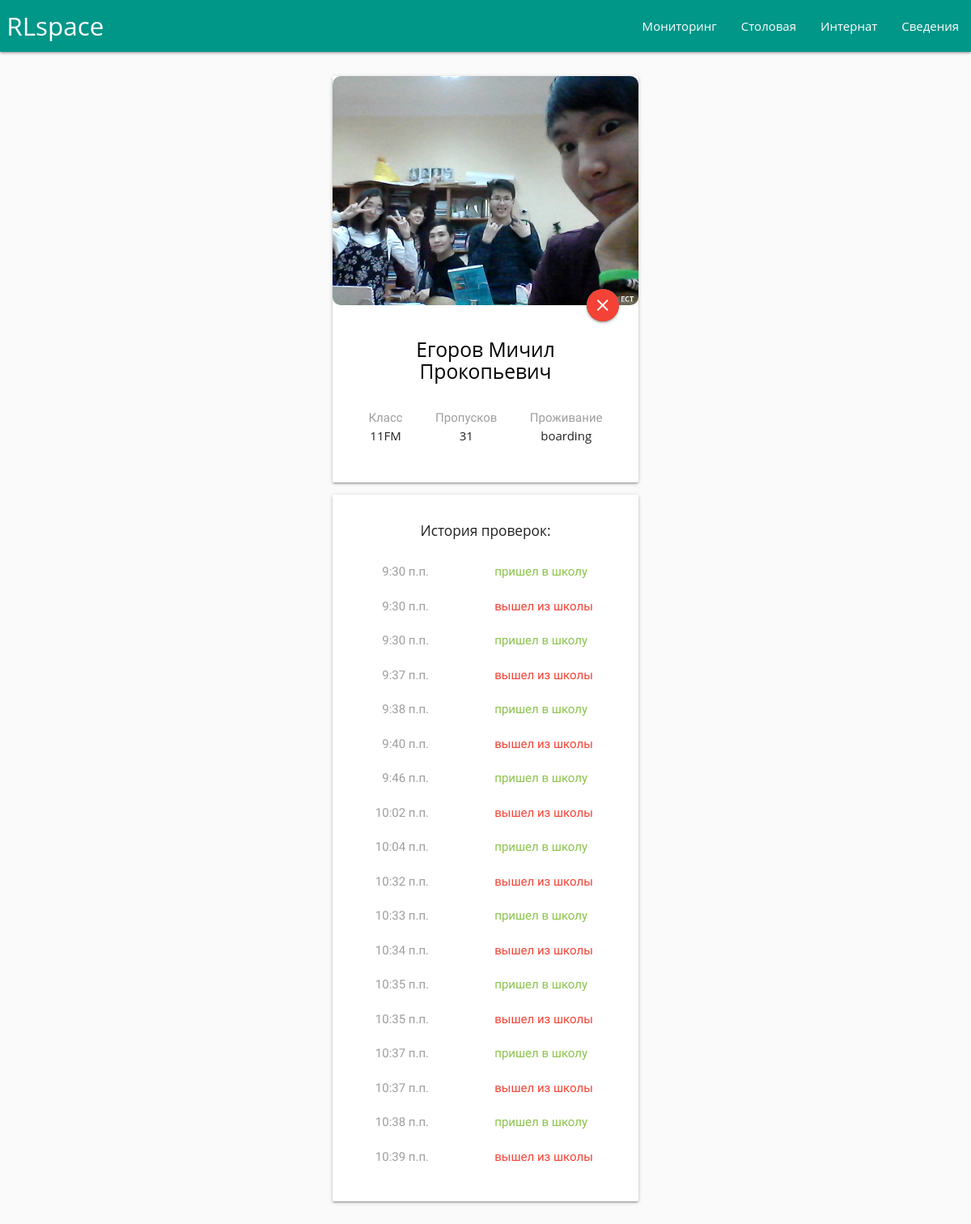
/profile/1/, run on an earlier commit of the app's database.
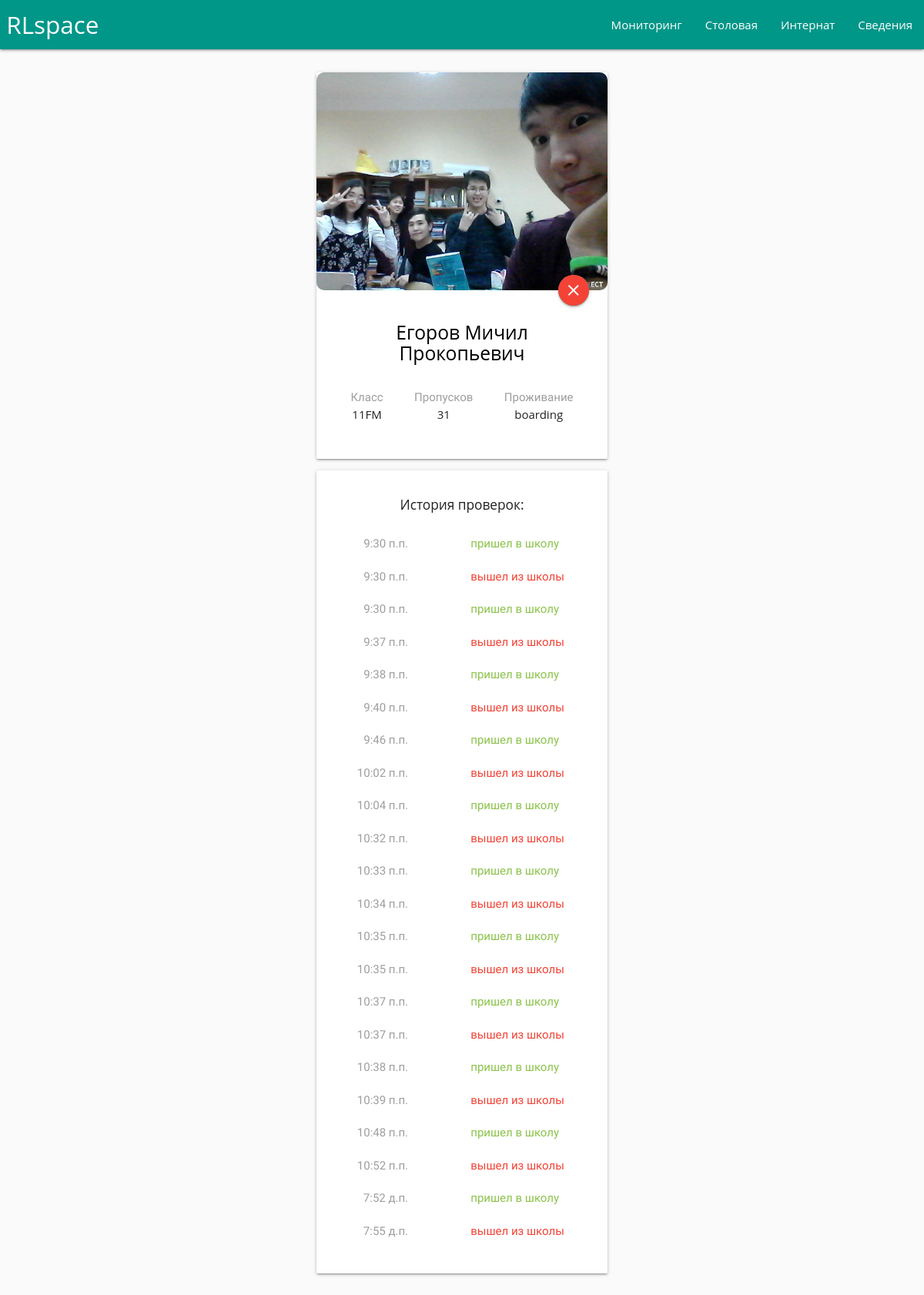
And on a later commit of the database.
### main/models.py (models this page shows, shortened)
class Pupil(models.Model):
    index       = models.CharField(max_length = 50)
    qrcode      = models.CharField(max_length = 50)
    name        = models.CharField(max_length = 50)
    grade       = models.CharField(max_length = 50, choices = GRADE)
    location    = models.CharField(max_length = 50, choices = LOCATION)
    eating      = models.BooleanField(default = False)
    inboard     = models.BooleanField(default = True)
    status      = models.CharField(max_length = 50, default = "absent", choices = STATUS)
    arrive_time	   = models.TimeField('time arrive', null = True, blank = True)
    photo     	   = models.ImageField(upload_to = "images/", default = "images/default.jpg")
    non_attendance = models.IntegerField(default = 0);

class Event(models.Model):
	profile = models.ForeignKey('Pupil', on_delete = models.CASCADE, null = True, blank =True)
	text    = models.CharField(max_length = 50)
	color   = models.CharField(max_length = 20, choices = COLOR, blank = True)
	time    = models.TimeField('event time')

### main/views.py (the view, shortened to what this page needs)
# urls.py: url(r'^profile/(?P<views_profile_id>[0-9]+)/$', views.profile,     name = 'profile'),
def profile(request, views_profile_id):
	context = {}
	context["is_admin"] = False
	if request.user.is_authenticated():
		context["is_admin"] = True
	profile = Pupil.objects.get(id = views_profile_id)
	events  = Event.objects.filter(profile = profile)
	context["events"]  = events
	context["profile"] = profile
	request = render(request, "main/profile.html", context)
	return request

### main/templates/main/profile.html (shortened to what this page needs)
{% include 'main/header.html' %}
<div class = "row center">
    <div class="row">
        <div class="col s8 m4 offset-m4 offset-s2">
            <div class="card">
                <div class="card-image">
                    <img src="/media/{{profile.photo}}" style="border-radius: 10px">
                    <a class="btn-floating btn-medium halfway-fab waves-effect waves-light">
                        {% if profile.status == "present" %}
                            <i class="material-icons green">add</i>
                        {% else %}
                            <i class="material-icons red">close</i>
                        {% endif %}
                    </a>
                </div>
                <div class="card-content">
                    {% if profile.id == 138 %}
                            <h5 class="center purple-text">{{ profile.name }}</h5>
                        {% else %}
                            <h5 class="center black-text">{{ profile.name }}</h5>
                        {% endif %}
                    <br>
                    <div style="display: flex; justify-content: space-around;" class = "center">
                        <p> <font class="grey-text">Класс</font><br>
                            {{profile.grade}}
                        </p>
                        <p> <font class="grey-text">Пропусков</font><br>
                            {{profile.non_attendance}}
                        </p>
                        <p> <font class="grey-text">Проживание</font><br>
                            {{profile.location}}
                        </p>
                    </div>
                    <br>
                </div>
            </div>
            <div class="card">
                <div class="card-content">
                    <h6>История проверок:</h6>
                    <br>
                    {%for event in events %}
                        <div class = "row">
                            <div class = "col s4">
                                <p><font class="right grey-text">{{event.time}}</font> </p>
                            </div>
                            <div class = "col s6 offset-s2">
                                <p><font class="left" color = "{{event.color}}">{{event.text}}</font></p>
                            </div>
                        </div>
                    {%endfor%}
                </div>
            </div>
        </div>
    </div>
</div>
{% include 'main/footer.html' %}

### main/templates/main/header.html (shortened to what this page needs)
{% load staticfiles %}
<!DOCTYPE html>
<html>
	<head>
        <link rel="stylesheet" href="{% static 'css/materialize.min.css' %}">
        <link rel="stylesheet" href="{% static 'css/fonts.css' %}">
        <link rel="stylesheet" href="{% static 'css/clock.css' %}">
    </head>
    <body style="">
        <header>
            <nav>
                <div class="nav-wrapper teal">
                    <a href="/" class="brand-logo">&nbsp;RLspace</a>
                    <ul id="nav-mobile" class="right hide-on-med-and-down">
                        <li><a href="/monitoring"> Мониторинг</a></li>
                        <li><a href="/canteen"> Столовая </a></li>
                        <li><a href="/board"> Интернат </a></li>
                        <li><a href="/information"> Сведения </a></li>
                    </ul>
                </div>
            </nav>
        </header>
        <br>
        <main>

### main/templates/main/footer.html (shortened to what this page needs)
        </main>
        <br>
    </body>
</html>

### main/static/css/clock.css (style rules this page uses)
* { margin: 0; padding: 0; box-sizing: border-box; }

### main/templates/main/header.html (style rules this page uses)
* { font-family: 'Arimo', sans-serif; }

What changed in the data, as far as the page shows it:
added Event: time "10:48 п.п.", text "пришел в школу", color "#8bc34a" (drawn)
added Event: time "10:52 п.п.", text "вышел из школы", color "#f44336" (drawn)
added Event: time "7:52 д.п.", text "пришел в школу", color "#8bc34a" (drawn)
added Event: time "7:55 д.п.", text "вышел из школы", color "#f44336" (drawn)
